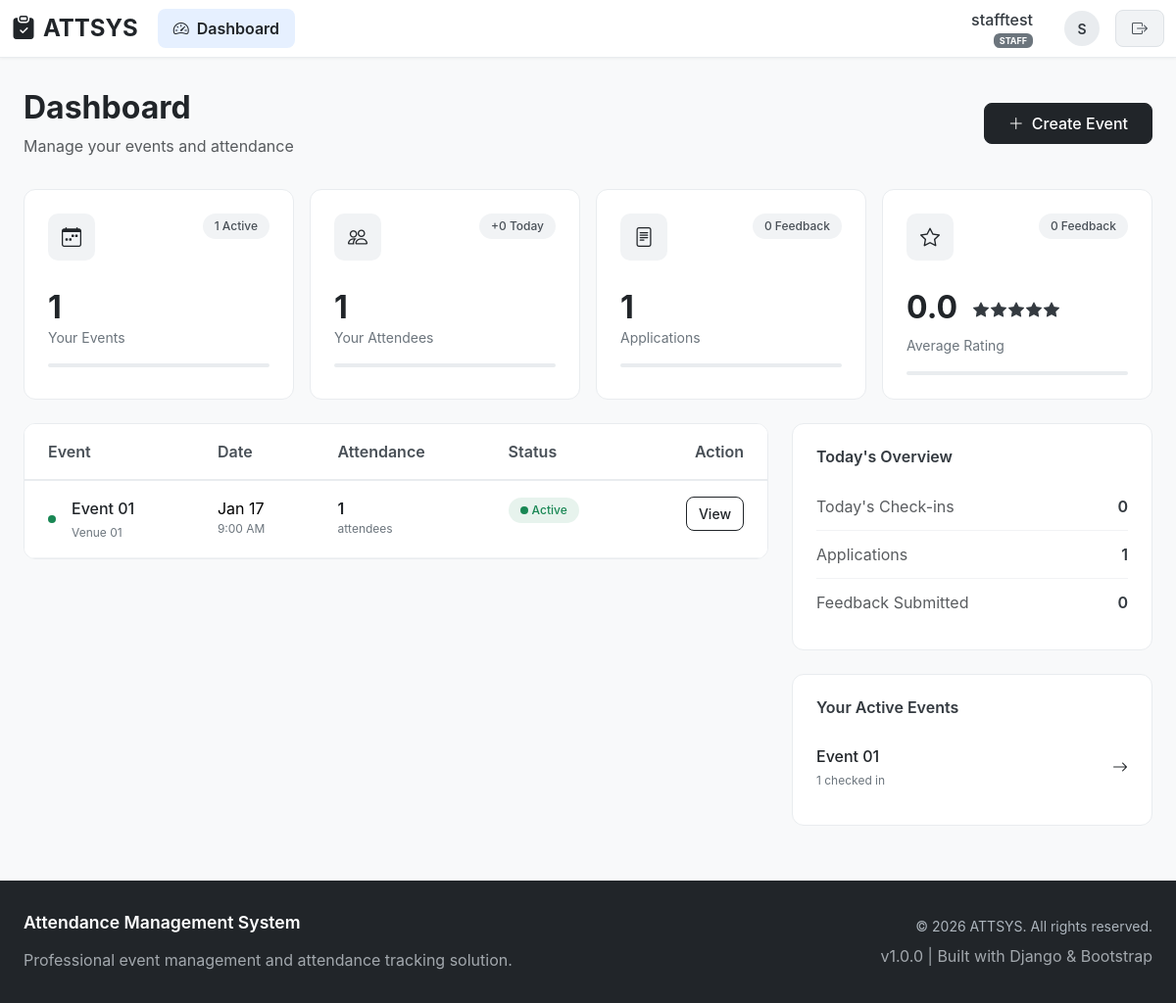
Before: /attsys/dashboard/ (signed in) with the older database file.
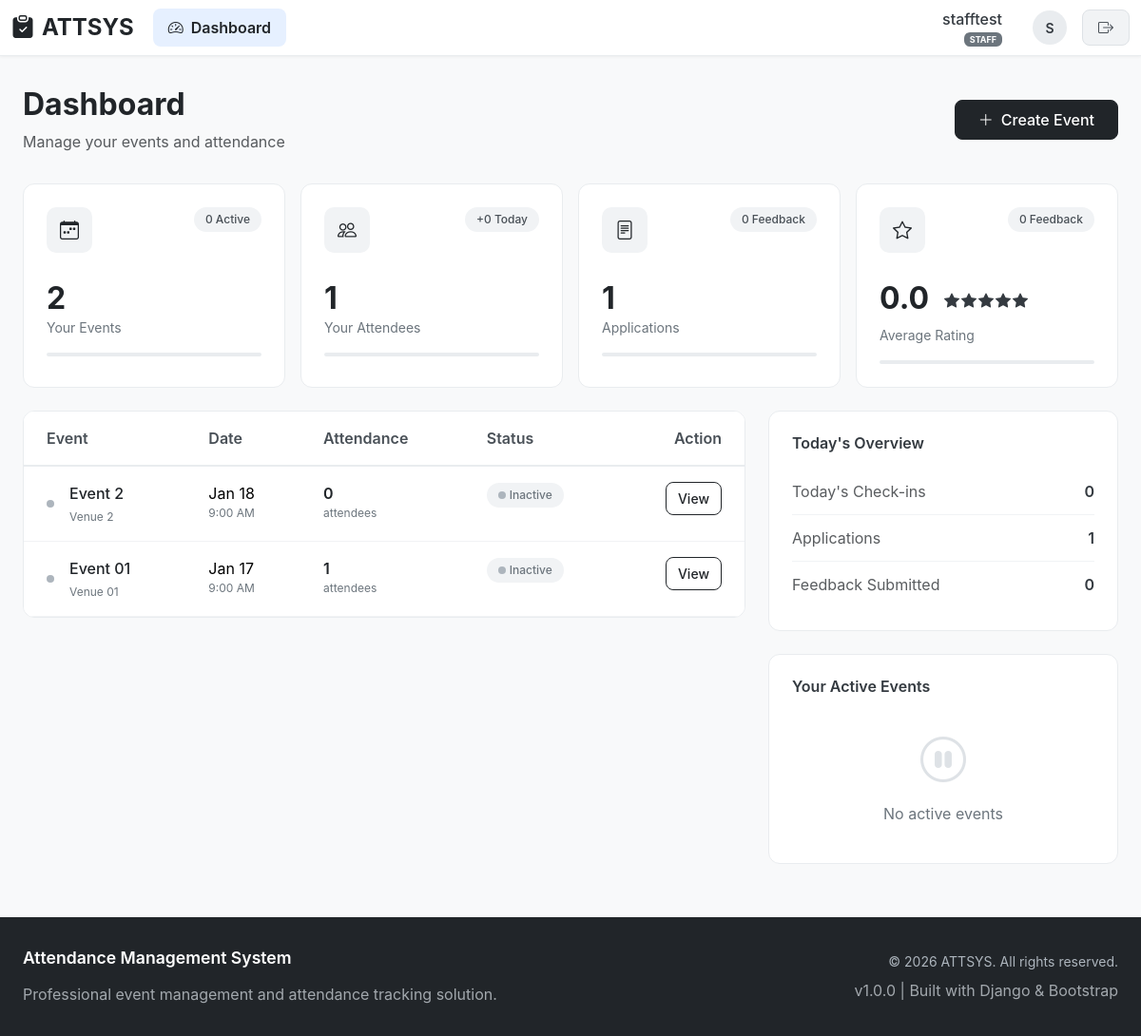
After: the same page with the newer database file.
### attsys/models.py (models this page shows, shortened)
class Event(models.Model):
    title = models.CharField(max_length=200)
    description = models.TextField(blank=True)
    venue = models.CharField(max_length=200)
    date = models.DateField()
    start_time = models.TimeField()
    end_time = models.TimeField()
    created_by = models.ForeignKey(
        User,
        on_delete=models.CASCADE,
        related_name='events'
    )
    assigned_staff = models.ManyToManyField(
        settings.AUTH_USER_MODEL,
        blank=True,
        related_name='assigned_events'
    )
    check_in_token = models.UUIDField(default=uuid.uuid4, unique=True)
    is_active = models.BooleanField(default=False)
    created_at = models.DateTimeField(auto_now_add=True)

### attsys/views.py (the view)
# urls.py: path('dashboard/', views.dashboard, name='dashboard'),
@login_required
def dashboard(request):
    if not request.user.is_active:
        return redirect('login')
    today = malaysia_now().date()
    if request.user.role == 'ADMIN':
        total_events = Event.objects.count()
        total_attendees = Attendee.objects.count()
        total_staff = User.objects.filter(role='STAFF', is_active=True).count()
        total_feedback = Feedback.objects.count()
        total_applications = Application.objects.count()
        today_checkins = Attendee.objects.filter(
            attended_at__date=today
        ).count()
        active_events = Event.objects.filter(is_active=True).count()
        avg_rating = Feedback.objects.aggregate(Avg('rating'))['rating__avg']
        events = Event.objects.order_by('-created_at')[:10]
        return render(request, 'dashboard.html', {
            'total_events': total_events,
            'total_attendees': total_attendees,
            'total_staff': total_staff,  # Only for admin
            'total_feedback': total_feedback,
            'total_applications': total_applications,
            'today_checkins': today_checkins,
            'active_events': active_events,
            'avg_rating': avg_rating,
            'events': events,
            'is_admin': True  # Add this flag
        })
    else:
        user_events = Event.objects.filter(created_by=request.user)
        total_events = user_events.count()
        total_attendees = Attendee.objects.filter(event__in=user_events).count()
        total_feedback = Feedback.objects.filter(event__in=user_events).count()
        total_applications = Application.objects.filter(event__in=user_events).count()
        today_checkins = Attendee.objects.filter(
            event__in=user_events,
            attended_at__date=today
        ).count()
        active_events = user_events.filter(is_active=True).count()
        avg_rating = Feedback.objects.filter(
            event__in=user_events
        ).aggregate(Avg('rating'))['rating__avg']
        events = user_events.order_by('-created_at')[:10]
        return render(request, 'dashboard.html', {
            'total_events': total_events,
            'total_attendees': total_attendees,
            'total_feedback': total_feedback,
            'total_applications': total_applications,
            'today_checkins': today_checkins,
            'active_events': active_events,
            'avg_rating': avg_rating,
            'events': events,
            'is_admin': False  # Add this flag
        })

### attsys/views.py (called while the page is built)
def malaysia_now():
    return timezone.now() + timedelta(hours=8)

### attsys/templates/dashboard.html (shortened to what the changed rows need)
{% extends 'base.html' %}
{% block content %}
<div class="dashboard-container">
    <div class="page-header">
        <div class="d-flex justify-content-between align-items-center">
            <div>
                <h1 class="h2 fw-bold mb-2 text-dark">Dashboard</h1>
            </div>
        </div>
    </div>
    <div class="row g-3 mb-4">
        <div class="col-xl-3 col-lg-6 col-md-6">
            <div class="stat-card">
                <div class="d-flex justify-content-between align-items-start mb-3">
                    <div class="stat-icon">
                        <i class="bi bi-calendar-week"></i>
                    </div>
                    <span class="stat-badge">
                        {{ active_events }} Active
                    </span>
                </div>
                <div class="stat-value">{{ total_events }}</div>
                <div class="stat-label">
                    {% if user.role == 'ADMIN' %}
                    Total Events
                    {% else %}
                    Your Events
                    {% endif %}
                </div>
                <div class="progress-thin mt-2">
                </div>
            </div>
        </div>
        <div class="col-xl-3 col-lg-6 col-md-6">
            <div class="stat-card">
                <div class="d-flex align-items-center mb-2">
                    <div class="star-rating">
                        {% with rating=avg_rating|default:0 %}
                        {% for i in "12345"|make_list %}
                        <i class="bi bi-star-fill {% if forloop.counter <= rating %}text-warning{% else %}text-gray-300{% endif %}"></i>
                        {% endfor %}
                        {% endwith %}
                    </div>
                </div>
            </div>
        </div>
    </div>
    <div class="row">
        <div class="col-lg-8 mb-4">
            <div class="dashboard-section">
                <div class="dashboard-table">
                    <div class="table-responsive">
                        <table class="table table-hover mb-0">
                            <thead>
                                <tr>
                                    <th class="ps-4">Event</th>
                                    <th>Date</th>
                                    <th>Attendance</th>
                                    <th>Status</th>
                                    <th class="pe-4 text-end">Action</th>
                                </tr>
                            </thead>
                            <tbody>
                                {% for event in events %}
                                <tr>
                                    <td class="ps-4">
                                        <div class="d-flex align-items-center">
                                            <div class="event-indicator {% if event.is_active %}indicator-active{% else %}indicator-inactive{% endif %} me-3"></div>
                                            <div>
                                                <div class="event-title">{{ event.title|truncatechars:30 }}</div>
                                                <div class="event-meta">{{ event.venue|truncatechars:25 }}</div>
                                            </div>
                                        </div>
                                    </td>
                                    <td>
                                        <div>{{ event.date|date:"M d" }}</div>
                                        <div class="event-meta">{{ event.start_time|time:"g:i A" }}</div>
                                    </td>
                                    <td>
                                        <div class="attendance-count">{{ event.attendees.count }}</div>
                                        <div class="event-meta">attendees</div>
                                    </td>
                                    <td>
                                        <span class="event-status {% if event.is_active %}status-active{% else %}status-inactive{% endif %}">
                                            <span class="event-indicator {% if event.is_active %}indicator-active{% else %}indicator-inactive{% endif %} me-1"></span>
                                            {% if event.is_active %}Active{% else %}Inactive{% endif %}
                                        </span>
                                    </td>
                                    <td class="pe-4 text-end">
                                        <a href="{% url 'event_detail' event.id %}" class="btn btn-outline-dark btn-action">
                                            View
                                        </a>
                                    </td>
                                </tr>
                                {% endfor %}
                            </tbody>
                        </table>
                    </div>
                </div>
            </div>
        </div>
        <div class="col-lg-4">
            <div class="quick-stats-card">
                {% if active_events > 0 %}
                <ul class="active-events-list">
                    {% for event in events %}
                        {% if event.is_active and forloop.counter <= 3 %}
                        <li class="active-event-item">
                            <div>
                                <div class="event-title">{{ event.title|truncatechars:20 }}</div>
                                <div class="event-meta">{{ event.attendees.count }} checked in</div>
                            </div>
                            <a href="{% url 'event_detail' event.id %}" class="text-decoration-none text-dark">
                                <i class="bi bi-arrow-right"></i>
                            </a>
                        </li>
                        {% endif %}
                    {% endfor %}
                </ul>
                {% else %}
                <div class="empty-state py-3">
                    <i class="bi bi-pause-circle"></i>
                    <p class="mt-2 mb-0 fs-8">No active events</p>
                </div>
                {% endif %}
            </div>
        </div>
    </div>
</div>
{% endblock %}

Changed rows visible on the page:
no longer on one of the page's lists (row edited): Event: title "Event 01", attendees.count "1"
added Event: is_active False (drawn), title "Event 2", venue "Venue 2", date "Jan 18", start_time "9:00 AM", attendees.count "0"
changed Event "Event 01": is_active "Active" → "Inactive"
Other visible differences:
{{ active_events }}: "1" → "0"
{{ total_events }}: "1" → "2"
text now shown: "No active events"
